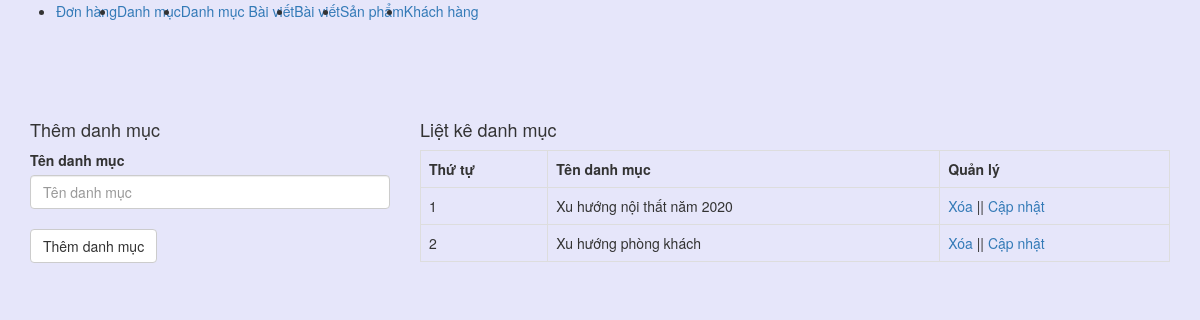
/admin/xulydanhmucbaiviet.php, run on the app's committed database.
### tables this page shows
CREATE TABLE `tbl_danhmuc_tin` (
  `danhmuctin_id` int(11) NOT NULL,
  `tendanhmuc` varchar(100) NOT NULL,
  `admin_id` int(11) NOT NULL
);

### admin/xulydanhmucbaiviet.php (the view, shortened to what this page needs)
<!DOCTYPE html>
<html lang="en">
<head>
	<link href="../css/bootstrap.css" rel="stylesheet" type="text/css" media="all" />
</head>
<body style="background-color: #E6E6FA">
	<nav class="navbar navbar-expand-lg navbar-light bg-light">
	  <div class="collapse navbar-collapse" id="navbarNav">
	    <ul class="navbar-nav">
	      <li class="nav-item active">
	        <a class="nav-link" href="xulydonhang.php">Đơn hàng <span class="sr-only">(current)</span></a>
	      </li>
	      <li class="nav-item">
	        <a class="nav-link" href="xulydanhmuc.php">Danh mục</a>
	      </li>
	      <li class="nav-item">
	        <a class="nav-link" href="xulydanhmucbaiviet.php">Danh mục Bài viết</a>
	      </li>
	         <li class="nav-item">
	        <a class="nav-link" href="xulybaiviet.php">Bài viết</a>
	      </li>
	      <li class="nav-item">
	        <a class="nav-link" href="xulysanpham.php">Sản phẩm</a>
	      </li>
	       <li class="nav-item">
	         <a class="nav-link" href="xulykhachhang.php">Khách hàng</a>
	      </li>
	    </ul>
	  </div>
	</nav><br><br>
	<div class="container">
		<div class="row">
			<?php
			if(isset($_GET['quanly'])=='capnhat'){
				$id_capnhat = $_GET['id'];
				$sql_capnhat = mysqli_query($con,"SELECT * FROM tbl_danhmuc_tin WHERE danhmuctin_id='$id_capnhat'");
				$row_capnhat = mysqli_fetch_array($sql_capnhat);
				?>
				<div class="col-md-4">
				<h4>Cập nhật danh mục</h4>
				<label>Tên danh mục</label>
				<form action="" method="POST">
					<input type="text" class="form-control" name="danhmuc" value="<?php echo $row_capnhat['tendanhmuc'] ?>"><br>
					<input type="hidden" class="form-control" name="id_danhmuc" value="<?php echo $row_capnhat['danhmuctin_id'] ?>">
					<input type="submit" name="capnhatdanhmuc" value="Cập nhật danh mục" class="btn btn-default">
				</form>
				</div>
			<?php
			}else{
				?>
				<div class="col-md-4">
				<h4>Thêm danh mục</h4>
				<label>Tên danh mục</label>
				<form action="" method="POST">
					<input type="text" class="form-control" name="danhmuc" placeholder="Tên danh mục"><br>
					<input type="submit" name="themdanhmuc" value="Thêm danh mục" class="btn btn-default">
				</form>
				</div>
				<?php
			}
				?>
			<div class="col-md-8">
				<h4>Liệt kê danh mục</h4>
				<?php
				$sql_select = mysqli_query($con,"SELECT * FROM tbl_danhmuc_tin ORDER BY danhmuctin_id DESC");
				?>
				<table class="table table-bordered ">
					<tr>
						<th>Thứ tự</th>
						<th>Tên danh mục</th>
						<th>Quản lý</th>
					</tr>
					<?php
					$i = 0;
					while($row_category = mysqli_fetch_array($sql_select)){
						$i++;
					?>
					<tr>
						<td><?php echo $i; ?></td>
						<td><?php echo $row_category['tendanhmuc'] ?></td>
						<td><a href="?xoa=<?php echo $row_category['danhmuctin_id'] ?>">Xóa</a> || <a href="?quanly=capnhat&id=<?php echo $row_category['danhmuctin_id'] ?>">Cập nhật</a></td>
					</tr>
					<?php
					}
					?>
				</table>
			</div>
		</div>
	</div>
</body>
</html>

### data on the page
tbl_danhmuc_tin: tendanhmuc "Xu hướng nội thất năm 2020"
tbl_danhmuc_tin: tendanhmuc "Xu hướng phòng khách"
